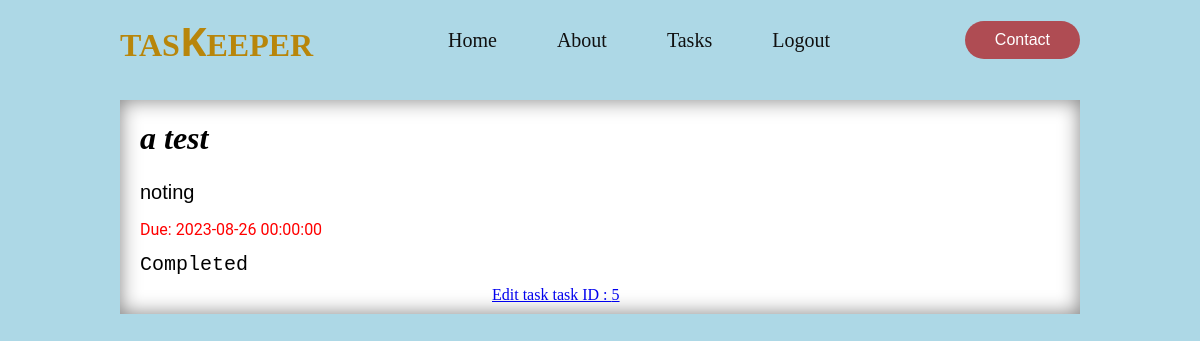
/Mirab/tasks (signed in), run on an earlier commit of the app's database.
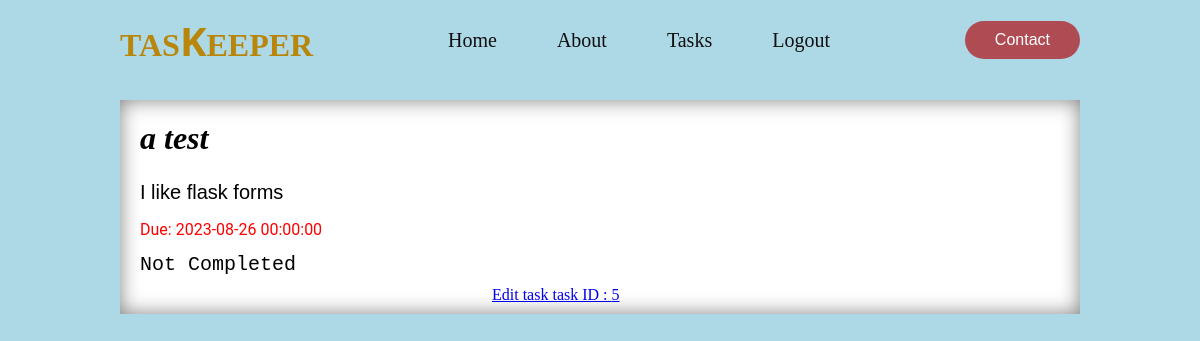
And on a later commit of the database.
### app/models.py (models this page shows, shortened)
class Task(db.Model):
    id = db.Column(db.Integer, primary_key=True)
    title = db.Column(db.String(50))
    body = db.Column(db.String(200))
    due_date = db.Column(db.DateTime, index=True)
    timestamp = db.Column(db.DateTime, index=True, default=datetime.utcnow)
    mark_as_completed = db.Column(db.Boolean, default=False)
    user_id = db.Column(db.Integer, db.ForeignKey('user.id'))

### app/routes.py (the view)
@app.route('/<username>/tasks')
@login_required
def tasks(username):
    form = TasksForm()
    if username != current_user.username:
        return redirect(url_for('login'))
    tasks = Task.query.filter_by(author=current_user).all()
    return render_template('tasks.html', tasks=tasks, form=form)

### app/models.py (called while the page is built)
@login.user_loader
def load_user(id):
    return User.query.get(int(id))

### app/templates/tasks.html (shortened to what this page needs)
{% extends 'layout.html' %}
{% block content %}
<link rel="stylesheet" href="{{ url_for('static', filename='css/tasks.css') }}">
{% for task in tasks %}
<div class="each-task">
    <h1> {{ task.title }} </h1>
    <p class="task-desc"> {{task.body}}</p>
    <p class="due-date"> Due: {{ task.due_date }}</p>
    <p class="completed"> {{ 'Completed' if task.mark_as_completed == True else 'Not Completed' }}</p>
    <a href="{{ url_for('edit_task', username=current_user.username) }}">
        Edit task  task ID : {{ task.id }}
    </a>
</div>
{% endfor %}
{% endblock %}

### app/templates/layout.html (shortened to what this page needs)
<!DOCTYPE html>
<html lang="en">
  <head>
    <link rel="stylesheet" href="{{ url_for('static', filename='css/layout.css') }}">
  </head>
  <body>
    <div class="nav-bar">
      <a href="{{ url_for('home', username=current_user.username) }}"><h2>TAS<span>K</span>EEPER</h2></a>
      <nav>
        <ul>
          <a href="{{ url_for('home', username=current_user.username) }}"><li>Home</li></a>
          <a href="{{ url_for('about') }}"><li>About</li></a>
          {% if current_user.is_anonymous %}
          <a href="{{ url_for('login') }}"><li>Login</li></a>
          <a href="{{ url_for('register') }}"><li>Register</li></a>
          {% else %}
          <a href="{{ url_for('tasks', username=current_user.username) }}"><li>Tasks</li></a>
          <a href="{{ url_for('logout') }}"><li>Logout</li></a>
          {% endif %}
        </ul>
      </nav>
      <div class="nav-button">
        <a href="{{ url_for('contact')}}" class="contact"><button>Contact</button></a>
      </div>
    </div>
    {% block content %}
    {% endblock %}
  </body>
</html>

### app/static/css/layout.css (style rules this page uses)
* { padding: 0; margin: 0; box-sizing: border-box; }
body { width: 100%; background-color: lightblue; }
div.nav-bar { display: flex; height: 60px; padding: 40px 0; align-items: center; justify-content: space-between; margin: 0 10%; }
.nav-bar a { text-decoration: none; }
.nav-bar h2 { font-size: 32px; color: darkgoldenrod; }
.nav-bar h2 > span { font-size: 40px; font-family: 'Segoe UI'; }
nav a { color: #101010; margin: 0 10px; font-size: 20px; }
.contact button { background-color: #af4c53; color: white; border: none; padding: 10px 30px; text-align: center; text-decoration: none; display: inline-block; font-size: 16px; border-radius: 2rem; cursor: pointer; }

### app/static/css/tasks.css (style rules this page uses)
.each-task { background-color: #fff; margin: 20px 10%; padding: 10px 20px; box-shadow: inset 0 0 20px rgba(0, 0, 0, 0.5); }
.each-task > h1 { margin-bottom: 20px; margin-top: 10px; font-style: italic; }
.each-task .task-desc { font-family: Arial, Helvetica, sans-serif; font-size: 20px; line-height: 1.5; margin-bottom: 10px; }
.each-task .due-date { font-family: Roboto, Arial, sans-serif; font-size: 16px; line-height: 1.6; margin-bottom: 10px; color: red; }
.each-task .completed { margin-bottom: 10px; font-size: 20px; font-family: 'Courier New', Courier, monospace; }
.each-task a { position: relative; left: 22em; }

### app/templates/layout.html (style rules this page uses)
ul { display: flex; }
ul > a { padding: 0 20px; list-style-type: none; text-decoration: none; }

What changed in the data, as far as the page shows it:
changed Task "a test": body "noting" → "I like flask forms"; mark_as_completed "Completed" → "Not Completed"
